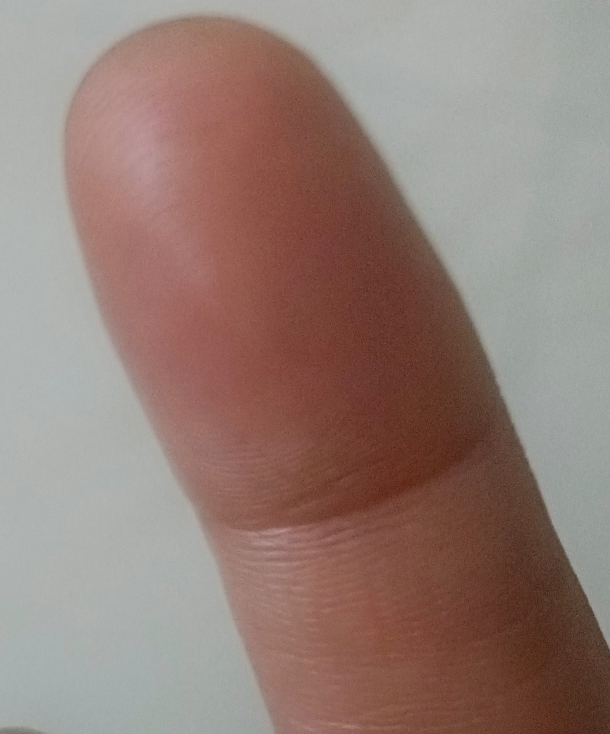
#> input picture test_dataset/good/Image1.jpeg, 1220 x 1468 px (shown at 1/2 size)
$ python test_quality.py   (older library calls are emulated)
#> lines starting #> are read from the running program, lines starting #| are printed output that depends on the picture; after the words box and inside, x2 and y2 are one past the last pixel; in counts of white or black regions, pixels touching at a corner belong together
### quality_assessment.py
"""
=========================================================
Contactless Fingerprint Quality Assessment
quality_assessment.py

Author : Ruheena Tasneem
Description:
Core Quality Assessment Module

This module performs

1. Blur Detection
2. Brightness Detection
3. Glare Detection
4. ROI Completeness
5. Ridge Clarity
6. Composite Score
7. Quality Gate

=========================================================
"""

import cv2
import numpy as np


# =========================================================
# Blur Detection
# =========================================================

def check_blur(image_bgr, threshold=10.0):
    """
    Detects whether image is blurry using
    Laplacian Variance.
    """

    gray = cv2.cvtColor(image_bgr, cv2.COLOR_BGR2GRAY)

    blur_score = cv2.Laplacian(
        gray,
        cv2.CV_64F
    ).var()

    result = {
        "blur_score": round(float(blur_score), 2),
        "is_blurry": blur_score < threshold
    }

    return result


# =========================================================
# Brightness Detection
# =========================================================

def check_brightness(
        image_bgr,
        min_thresh=50,
        max_thresh=210
):

    gray = cv2.cvtColor(
        image_bgr,
        cv2.COLOR_BGR2GRAY
    )

    brightness = np.mean(gray)

    result = {
        "brightness": round(float(brightness), 2),
        "too_dark": brightness < min_thresh,
        "too_bright": brightness > max_thresh
    }

    return result


# =========================================================
# Glare Detection
# =========================================================

def check_glare(
        image_bgr,
        max_glare_ratio=0.05
):

    gray = cv2.cvtColor(
        image_bgr,
        cv2.COLOR_BGR2GRAY
    )

    glare_pixels = np.sum(gray > 240)

    total_pixels = gray.size

    glare_fraction = glare_pixels / total_pixels

    result = {
        "has_glare": glare_fraction > max_glare_ratio,
        "glare_fraction": round(float(glare_fraction), 4)
    }

    return result


# =========================================================
# ROI Completeness
# =========================================================

def check_roi_completeness(
        image_bgr,
        min_roi_ratio=0.15
):

    gray = cv2.cvtColor(
        image_bgr,
        cv2.COLOR_BGR2GRAY
    )

    blur = cv2.GaussianBlur(
        gray,
        (5, 5),
        0
    )

    _, thresh = cv2.threshold(
        blur,
        0,
        255,
        cv2.THRESH_BINARY + cv2.THRESH_OTSU
    )

    foreground_pixels = np.sum(thresh > 0)

    total_pixels = gray.size

    roi_fraction = foreground_pixels / total_pixels

    result = {
        "roi_fraction": round(float(roi_fraction), 4),
        "roi_complete": roi_fraction >= min_roi_ratio
    }

    return result


# =========================================================
# Ridge Clarity
# =========================================================

def check_ridge_clarity(
        image_bgr,
        threshold=15.0
):

    gray = cv2.cvtColor(
        image_bgr,
        cv2.COLOR_BGR2GRAY
    )

    kernel = cv2.getGaborKernel(
        (21, 21),
        sigma=5,
        theta=np.pi / 4,
        lambd=10,
        gamma=0.5,
        psi=0
    )

    filtered = cv2.filter2D(
        gray,
        cv2.CV_64F,
        kernel
    )

    ridge_score = np.var(filtered) / 100

    result = {
        "ridge_score": round(float(ridge_score), 2),
        "ridges_clear": ridge_score >= threshold
    }

    return result


# =========================================================
# Normalize Blur
# =========================================================

def normalize_blur(score):

    return min(1.0, score / 50.0)


# =========================================================
# Normalize Brightness
# =========================================================

def normalize_brightness(score):

    value = 1.0 - abs(score - 128) / 128

    return max(0.0, value)


# =========================================================
# Normalize Glare
# =========================================================

def normalize_glare(glare):

    value = 1.0 - glare / 0.05

    return max(0.0, value)


# =========================================================
# Normalize ROI
# =========================================================

def normalize_roi(roi):

    return min(1.0, roi / 0.35)


# =========================================================
# Normalize Ridge
# =========================================================

def normalize_ridge(score):

    return min(1.0, score / 30.0)


# =========================================================
# Composite Score
# =========================================================

def calculate_composite_score(
        blur_result,
        bright_result,
        glare_result,
        roi_result,
        ridge_result
):

    n_blur = normalize_blur(
        blur_result["blur_score"]
    )

    n_brightness = normalize_brightness(
        bright_result["brightness"]
    )

    n_glare = normalize_glare(
        glare_result["glare_fraction"]
    )

    n_roi = normalize_roi(
        roi_result["roi_fraction"]
    )

    n_ridge = normalize_ridge(
        ridge_result["ridge_score"]
    )

    score = (
        0.25 * n_blur +
        0.15 * n_brightness +
        0.15 * n_glare +
        0.20 * n_roi +
        0.25 * n_ridge
    ) * 100

    return round(score, 2)

# =========================================================
# Guidance Message
# =========================================================

def get_guidance(
        blur_result,
        bright_result,
        glare_result,
        roi_result,
        ridge_result
):
    """
    Returns guidance message based on failed quality check.
    """

    if blur_result["is_blurry"]:
        return "Too blurry - Hold your phone steady and refocus."

    if bright_result["too_dark"]:
        return "Too dark - Move to a brighter area or turn on flash."

    if bright_result["too_bright"]:
        return "Too bright - Reduce direct lighting."

    if glare_result["has_glare"]:
        return "Glare detected - Tilt your finger slightly."

    if not roi_result["roi_complete"]:
        return "Finger not fully visible - Move finger closer."

    if not ridge_result["ridges_clear"]:
        return "Fingerprint ridges unclear - Clean the camera lens."

    return "Good capture - Ready for processing."


# =========================================================
# Master Quality Gate
# =========================================================

def quality_gate(image_path_or_array):
    """
    Main function for evaluating fingerprint quality.
    """

    # Read Image
    if isinstance(image_path_or_array, str):
        img = cv2.imread(image_path_or_array)
    else:
        img = image_path_or_array

    if img is None:
        raise ValueError("Image could not be loaded.")

    # Run all quality checks
    blur_result = check_blur(img)

    bright_result = check_brightness(img)

    glare_result = check_glare(img)

    roi_result = check_roi_completeness(img)

    ridge_result = check_ridge_clarity(img)

    # Calculate Composite Score
    composite_score = calculate_composite_score(
        blur_result,
        bright_result,
        glare_result,
        roi_result,
        ridge_result
    )

    # Hard Failure Conditions
    hard_failure = (
        blur_result["is_blurry"] or
        bright_result["too_dark"] or
        bright_result["too_bright"] or
        glare_result["has_glare"] or
        not roi_result["roi_complete"] or
        not ridge_result["ridges_clear"]
    )

    passed = composite_score >= 60 and not hard_failure

    guidance = get_guidance(
        blur_result,
        bright_result,
        glare_result,
        roi_result,
        ridge_result
    )

    result = {
        "passed": passed,
        "composite_score": composite_score,
        "blur": blur_result,
        "brightness": bright_result,
        "glare": glare_result,
        "roi": roi_result,
        "ridge": ridge_result,
        "guidance": guidance
    }

    return result


# =========================================================
# Print Results
# =========================================================

# [31 lines left out: function print_result, not called in this run]


# =========================================================
# Main Function
# =========================================================

# [13 lines that do not run on import are left out]

### test_quality.py
import os
import glob
import pandas as pd

from quality_assessment import quality_gate


# ==========================================================
# Get Image List
# ==========================================================

def get_image_list(dataset_folder="test_dataset"):
    """
    Returns all image paths.
    """

    image_paths = []

    extensions = [
        "*.jpg",
        "*.jpeg",
        "*.png"
    ]

    categories = [
        "good",
        "blurry",
        "dark",
        "glare"
    ]

    for category in categories:

        folder = os.path.join(
            dataset_folder,
            category
        )

        for ext in extensions:

            files = glob.glob(
                os.path.join(folder, ext)
            )

            image_paths.extend(files)
#> pass 2 of the loop in get_image_list, `for category in categories:`:

    return image_paths


# ==========================================================
# Evaluate Dataset
# ==========================================================

def evaluate_dataset(dataset_folder="test_dataset"):

    image_paths = get_image_list(dataset_folder)

    if len(image_paths) == 0:

        print("No images found.")

        return

    records = []

    print("\n")
    print("=" * 90)
    print("CONTACTLESS FINGERPRINT QUALITY TEST")
    print("=" * 90)

    for image_path in image_paths:

        folder_name = os.path.basename(
            os.path.dirname(image_path)
        )

        file_name = os.path.basename(
            image_path
        )

        try:

            result = quality_gate(image_path)
#> in quality_gate, img is the input picture: shape (1468, 1220, 3); mean B, G, R 118.8, 126.2, 148.3
#> in check_blur, `gray = cv2.cvtColor(image_bgr, cv2.COLOR_BGR2GRAY)`:
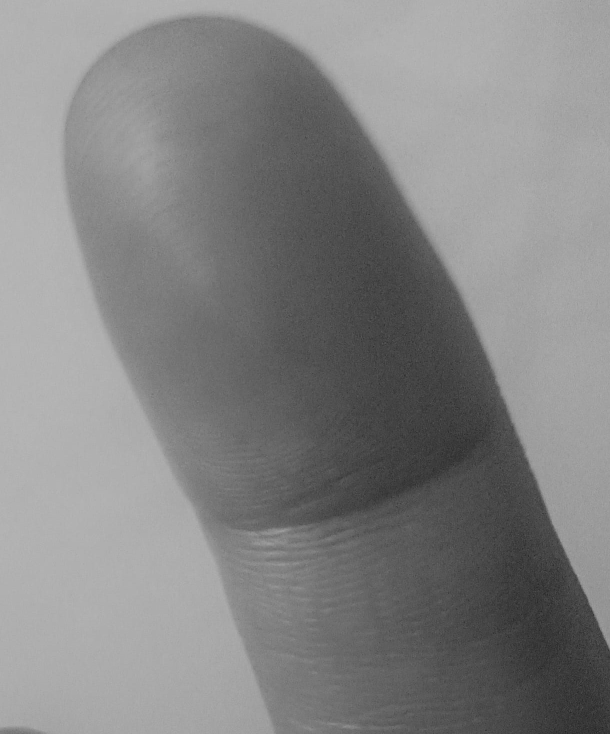
#> gray: shape (1468, 1220) (shown at 1/2 size); min 24, max 186, mean 132
#> in check_blur, `blur_score = cv2.Laplacian( gray, cv2.CV_64F ).var()`: blur_score = 50.6
#> in check_blur, `result = { "blur_score": round(float(blur_score), 2), "is_blurry": blu..`: result = {'blur_score': 50.6, 'is_blurry': False}
#> in check_brightness, `brightness = np.mean(gray)`: brightness = 132
#> in check_brightness, `result = { "brightness": round(float(brightness), 2), "too_dark": brig..`: result = {'brightness': 132, 'too_dark': False, 'too_bright': False}
#> in quality_gate, `bright_result = check_brightness(img)`: bright_result has the same summary as result in check_brightness
#> in check_glare, `glare_pixels = np.sum(gray > 240)`: glare_pixels = 0
#> in check_glare, `result = { "has_glare": glare_fraction > max_glare_ratio, "glare_fract..`: result = {'has_glare': False, 'glare_fraction': 0}
#> in check_roi_completeness, `_, thresh = cv2.threshold( blur, 0, 255, cv2.THRESH_BINARY + cv2.THRES..`:
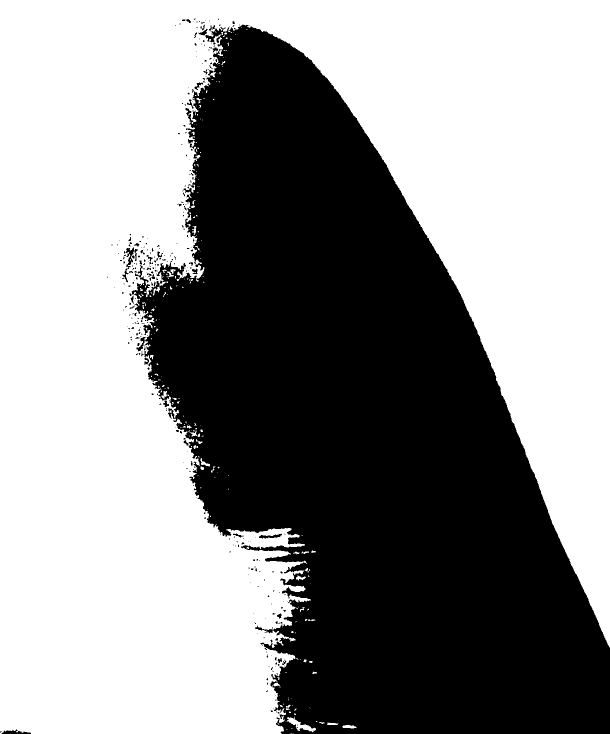
#> thresh: shape (1468, 1220) (shown at 1/2 size); 57.1% white; 334 black regions (290 under 20 px), largest, box (x1, y1, x2, y2) and area: (263, 49, 1220, 1468) 763936, (245, 495, 268, 565) 424, (3, 1459, 62, 1468) 295
#> in check_roi_completeness, `foreground_pixels = np.sum(thresh > 0)`: foreground_pixels = 1022651
#> in check_roi_completeness, `roi_fraction = foreground_pixels / total_pixels`: roi_fraction = 0.571
#> in check_roi_completeness, `result = { "roi_fraction": round(float(roi_fraction), 4), "roi_complet..`: result = {'roi_fraction': 0.571, 'roi_complete': True}
#> in check_ridge_clarity, `filtered = cv2.filter2D( gray, cv2.CV_64F, kernel )`:
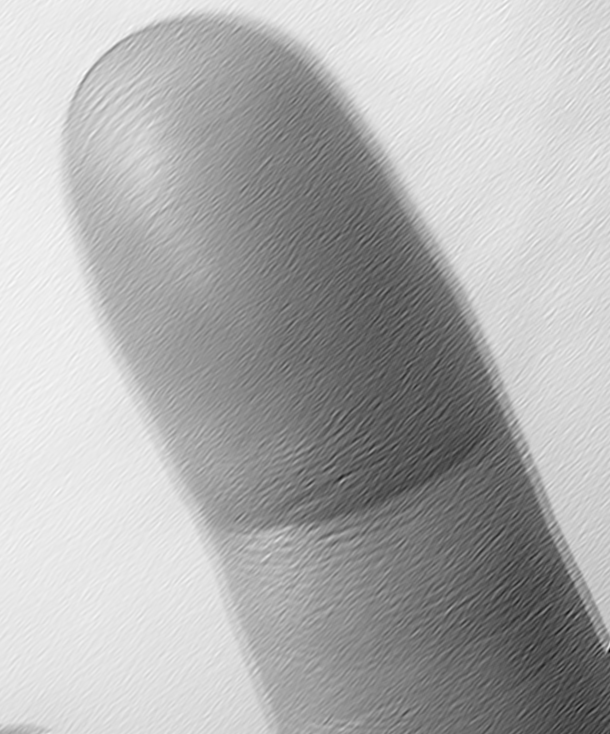
#> filtered: shape (1468, 1220) float64 (shown at 1/2 size); min -27.6, max 1598.2, mean 1090.5; drawn with min black and max white
#> in check_ridge_clarity, `ridge_score = np.var(filtered) / 100`: ridge_score = 1140.6
#> in check_ridge_clarity, `result = { "ridge_score": round(float(ridge_score), 2), "ridges_clear"..`: result = {'ridge_score': 1140.6, 'ridges_clear': True}
#> in calculate_composite_score, `n_blur = normalize_blur( blur_result["blur_score"] )`: n_blur = 1
#> in calculate_composite_score, `n_brightness = normalize_brightness( bright_result["brightness"] )`: n_brightness = 0.969
#> in calculate_composite_score, `n_glare = normalize_glare( glare_result["glare_fraction"] )`: n_glare = 1
#> in calculate_composite_score, `score = ( 0.25 * n_blur + 0.15 * n_brightness + 0.15 * n_glare + 0.20 ..`: score = 99.53
#> in quality_gate, `hard_failure = ( blur_result["is_blurry"] or bright_result["too_dark"]..`: hard_failure = False
#> in quality_gate, `passed = composite_score >= 60 and not hard_failure`: passed = True
#> in quality_gate, `guidance = get_guidance( blur_result, bright_result, glare_result, roi..`: guidance = 'Good capture - Ready for processing.'
#> result = 8 items

            records.append({

                "Filename":
                    file_name,

                "Category":
                    folder_name,

                "Passed":
                    result["passed"],

                "Composite Score":
                    result["composite_score"],

                "Blur Score":
                    result["blur"]["blur_score"],

                "Brightness":
                    result["brightness"]["brightness"],

                "Glare":
                    result["glare"]["glare_fraction"],

                "ROI":
                    result["roi"]["roi_fraction"],

                "Ridge":
                    result["ridge"]["ridge_score"],

                "Guidance":
                    result["guidance"]

            })

            print(
                f"{file_name:20}"
                f"{folder_name:12}"
                f"{result['composite_score']:8}"
                f"{'PASS' if result['passed'] else 'FAIL':10}"
            )
#| Image1.jpeg         good           99.53PASS

        except Exception as e:

            print(file_name)

            print(e)
#> pass 2 of the loop in evaluate_dataset, `for image_path in image_paths:`:
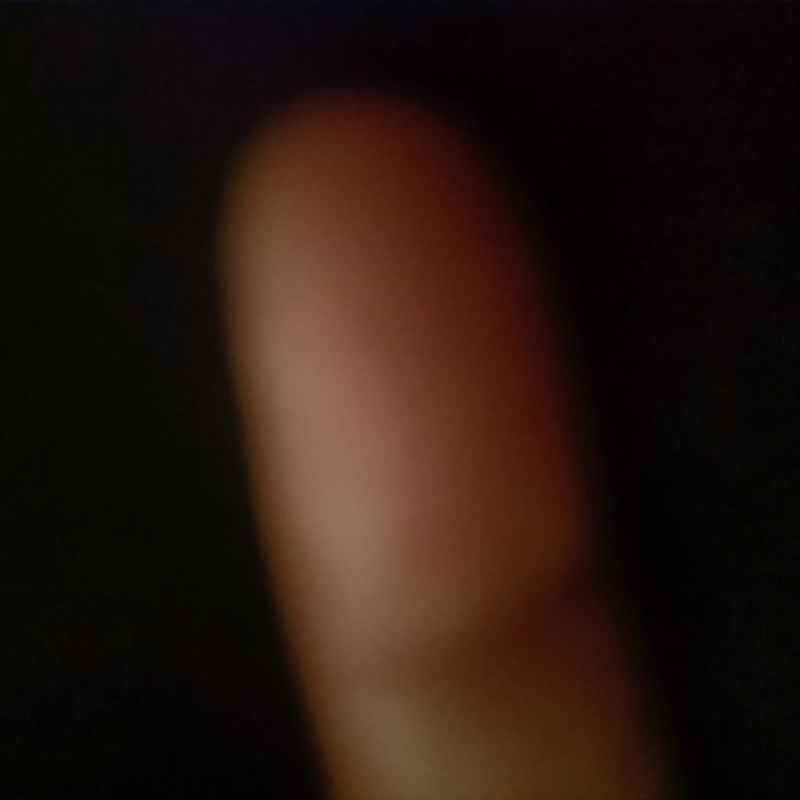
#> input picture test_dataset/Dark/DImage1.jpeg, 1600 x 1600 px (shown at 1/2 size)
#> in quality_gate, img is the input picture: shape (1600, 1600, 3); mean B, G, R 15.2, 22.6, 37.9
#> gray: shape (1600, 1600)
#> blur_result = {'blur_score': 1.26, 'is_blurry': True}
#> bright_result = {'brightness': 26.33, 'too_dark': True, 'too_bright': False}
#> blur: shape (1600, 1600)
#> in check_roi_completeness (call 2), `_, thresh = cv2.threshold( blur, 0, 255, cv2.THRESH_BINARY + cv2.THRES..`:
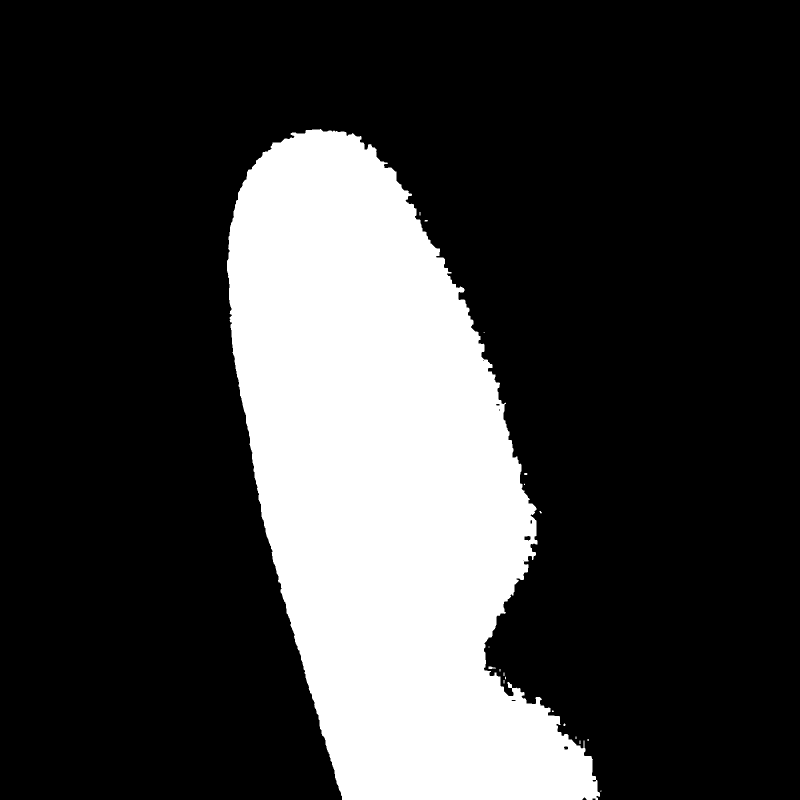
#> thresh: shape (1600, 1600) (shown at 1/2 size); 23.6% white; 19 white regions (16 under 20 px), largest, box (x1, y1, x2, y2) and area: (454, 258, 1200, 1600) 603918, (977, 1333, 992, 1338) 50, (1048, 946, 1055, 950) 24
#> foreground_pixels = 604165
#> roi_fraction = 0.236
#> in check_roi_completeness (call 2), `result = { "roi_fraction": round(float(roi_fraction), 4), "roi_complet..`: result = {'roi_fraction': 0.236, 'roi_complete': True}
#> in check_ridge_clarity (call 2), `filtered = cv2.filter2D( gray, cv2.CV_64F, kernel )`:
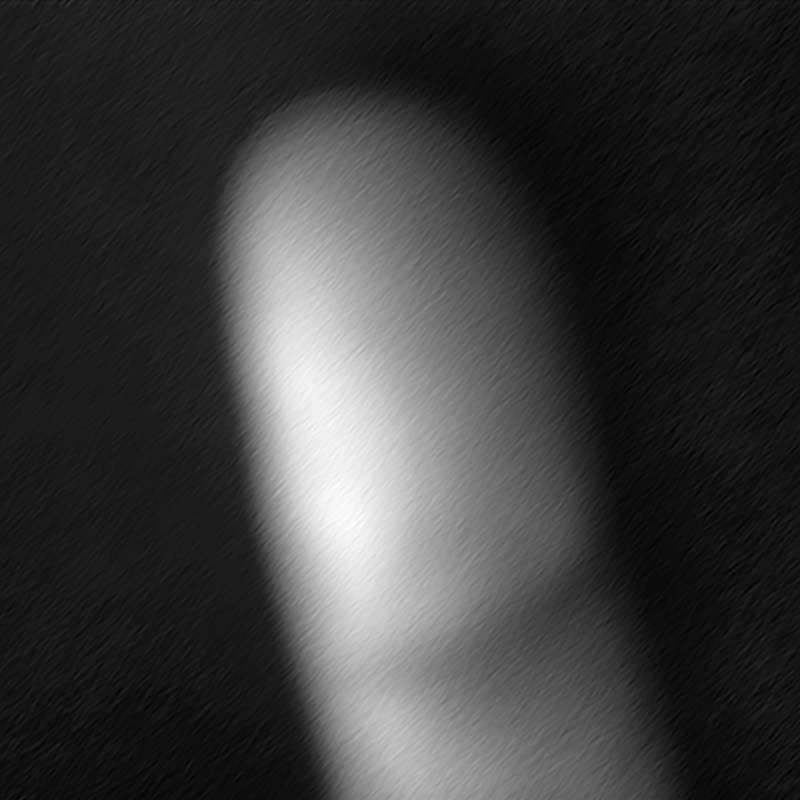
#> filtered: shape (1600, 1600) float64 (shown at 1/2 size); min -33.43, max 1035.9, mean 217.5; drawn with min black and max white
#> ridge_score = 638.6
#> in check_ridge_clarity (call 2), `result = { "ridge_score": round(float(ridge_score), 2), "ridges_clear"..`: result = {'ridge_score': 638.6, 'ridges_clear': True}
#> composite_score = 57.2
#> hard_failure = True
#> in quality_gate (call 2), `passed = composite_score >= 60 and not hard_failure`: passed = False
#| DImage1.jpeg        Dark            57.2FAIL

    print("=" * 90)

    df = pd.DataFrame(records)
#> df = table of 3 rows and 10 columns

    print("\n")
    print(df)
#> (printed output is left out)

    df.to_csv(
        "test_results.csv",
        index=False
    )

    print("\n")
    print("CSV file saved as test_results.csv")

    print("\n")
    print("Total Images :", len(df))
#| Total Images : 3

    passed = len(df[df["Passed"] == True])
#> passed = 2

    failed = len(df[df["Passed"] == False])
#> failed = 1

    print("Passed      :", passed)
#| Passed      : 2

    print("Failed      :", failed)
#| Failed      : 1

    print("=" * 90)

    return df


# ==========================================================
# Category Summary
# ==========================================================

def category_summary(df):

    print("\n")

    print("=" * 60)

    print("CATEGORY SUMMARY")

    print("=" * 60)

    summary = df.groupby(
        "Category"
    ).agg(

        Images=("Filename", "count"),

        Average_Score=(
            "Composite Score",
            "mean"
        ),

        Passed=(
            "Passed",
            "sum"
        )

    )

    print(summary)

    print("=" * 60)


# ==========================================================
# Main
# ==========================================================

if __name__ == "__main__":

    dataframe = evaluate_dataset()
#> dataframe = table of 3 rows and 10 columns

    if dataframe is not None:

        category_summary(dataframe)
